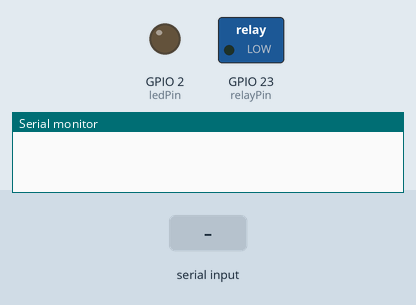
This program was run on a simulated ESP32. Shown: switched loads named in the program (green lamp = pin HIGH), output pins drawn as LEDs (lit = HIGH), the last lines printed to the serial monitor. The inputs (shaded band) are chosen by the test bench.

Above: at 1.2 s.
1.3 s: "0" received over Serial
At 1.9 s:
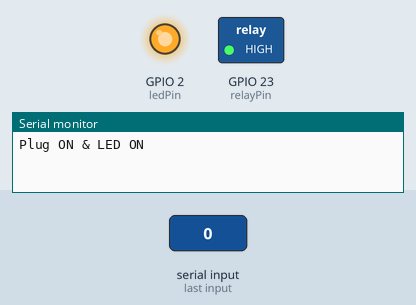
2.8 s: "1" received over Serial
At 4.2 s:
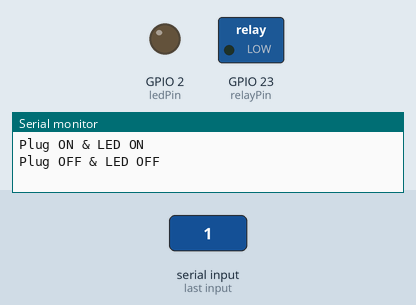
Timing chart, 0 to 5.8 s (numbered marks = the images above; inputs shaded):
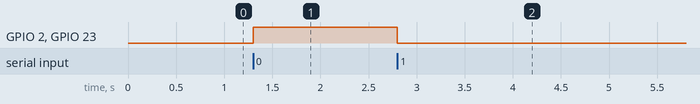

Measured:
- after the input at 1.3 s, GPIO 2 (ledPin), GPIO 23 (relayPin): LOW → HIGH at once
- after the input at 2.8 s, GPIO 2 (ledPin), GPIO 23 (relayPin): HIGH → LOW at once

The program:

main.cpp
```cpp
#include <Arduino.h>

const int relayPin = 23;   // ขา S ของ Relay ต่อเข้ากับ GPIO 23
const int ledPin = 2;      // ขาสำหรับ LED (บนบอร์ด ESP32 ส่วนใหญ่คือ GPIO 2)

void setup() {
  Serial.begin(115200);

  pinMode(relayPin, OUTPUT);
  pinMode(ledPin, OUTPUT);

  // ค่าเริ่มต้น: ปิดรีเลย์ (LOW) และปิด LED (LOW)
  digitalWrite(relayPin, LOW);
  digitalWrite(ledPin, LOW);
}

void loop() {
  if (Serial.available() > 0) {
    char command = Serial.read();

    if (command == '0') {
      digitalWrite(relayPin, HIGH); // สั่งเปิดรีเลย์ (Active High)
      digitalWrite(ledPin, HIGH);   // สั่งเปิด LED
      Serial.println("Plug ON & LED ON");
    }
    else if (command == '1') {
      digitalWrite(relayPin, LOW);  // สั่งปิดรีเลย์
      digitalWrite(ledPin, LOW);    // สั่งปิด LED
      Serial.println("Plug OFF & LED OFF");
    }
  }
}
```
